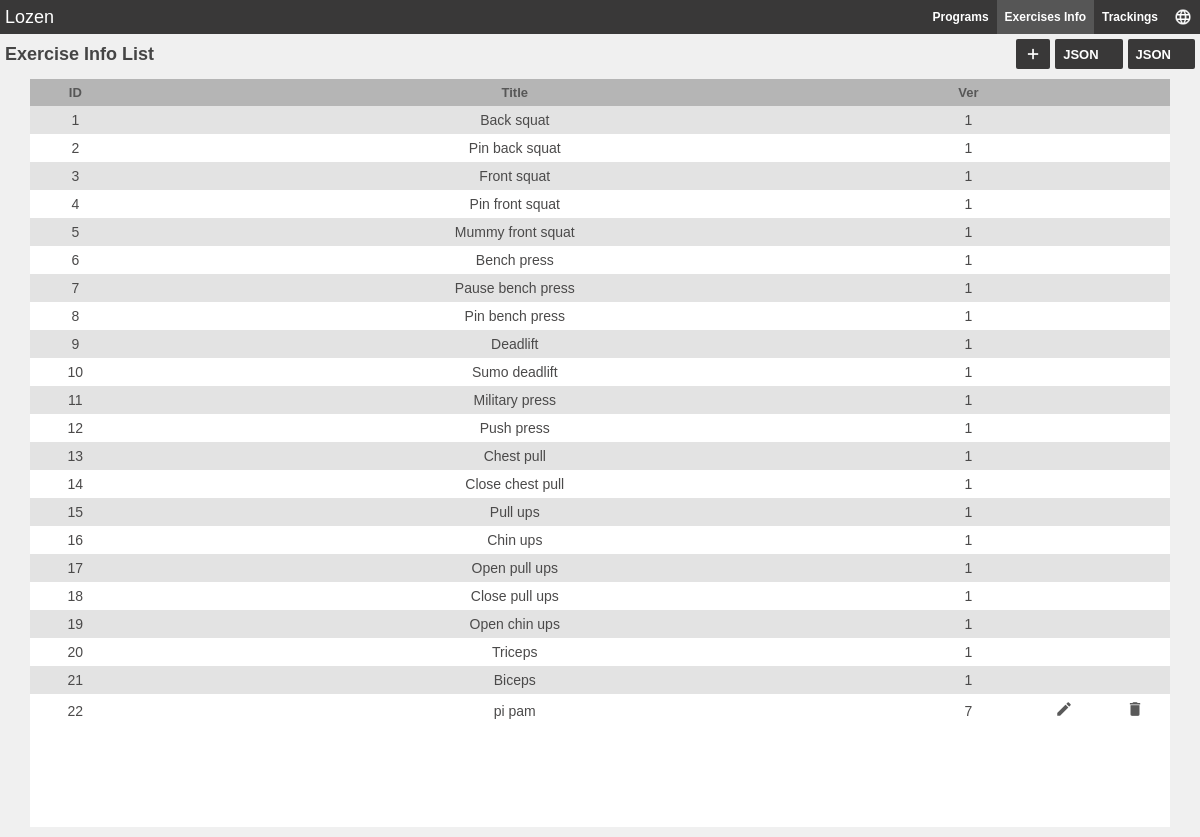
Page /exercises_info/list on the committed database.
### exercises_info/models.py (models this page shows, shortened)
class ExerciseInfo(models.Model):
  id = models.PositiveIntegerField(primary_key=True)
  title = models.CharField(max_length=32)
  description = models.TextField(blank=True, default='')
  version = models.PositiveSmallIntegerField(blank=False, null=False)

### exercises_info/views.py (the view)
# urls.py: path('list',views.ExerciseInfoListView.as_view(), name='list'),
class ExerciseInfoListView(ListView):
    model = ExerciseInfo
    template_name = 'exercises_info/list.html'
    context_object_name = 'list_exercise_info'
    def get_context_data(self, **kwargs):
        context = super().get_context_data(**kwargs)
        context.update(dict(
            add_button_disabled = Tracking.is_last_version_released(),
            current_version = Tracking.get_last_version()
        ))
        return context

### trackings/models.py (called while the page is built)
  @classmethod
  def get_last_version(cls):
    if cls.objects.exists():
      tracking = cls.objects.latest('version')
      if tracking.state == False:
        return tracking.version
    return -1

  @classmethod
  def is_last_version_released(cls):
    if cls.objects.exists():
      tracking = cls.objects.latest('version')
      return tracking.state == True
    return True

### exercises_info/templates/exercises_info/list.html (shortened to what this page needs)
{% extends 'base.html' %}
{% load static %}
{% block links %}
  <link rel="stylesheet" href="{% static 'css/table.css' %}">
{% endblock %}
{% block content %}
  <header>
    <div class="header-title">Exercise Info List</div>
    <div class="header-group">
      <a class="icon-link {% if add_button_disabled %}disabled{% endif %}" href="{% url 'exercises_info:create' %}"><i class="icon ic-add"></i></a>
      <a class="icon-link {% if add_button_disabled %}disabled{% endif %}" href="{% url 'exercises_info:upload' %}">
        JSON<i class="icon ic-upload"></i>
      </a>
      <a class="icon-link" href="{% url 'api:download_exercises_info_json_file' %}">
        JSON<i class="icon ic-download"></i>
      </a>
    </div>
  </header>
  <div class="table-container">
    <table>
      <thead>
        <tr>
          <th med>ID</th>
          <th style="min-width:200px">Title</th>
          <th med>Ver</th>
          <th min></th>
          <th min></th>
        </tr>
      </thead>
      <tbody>
        {% for exercise_info in list_exercise_info %}
          <tr>
            <td>{{exercise_info.id}}</td>
            <td>{{exercise_info.title}}</td>
            <td>{{exercise_info.version}}</td>
            <td>
              {% if exercise_info.version == current_version %}
              <a class="icon ic-edit"  href="{% url 'exercises_info:update' pk=exercise_info.id %}"></a>
              {% endif %}
            </td>
            <td>
              {% if exercise_info.version == current_version %}
                <a class="icon ic-delete"  href="{% url 'exercises_info:update' pk=exercise_info.id %}"></a>
              {% endif %}
            </td>
          </tr>
        {% endfor %}
      </tbody>
    </table>
  </div>
{% endblock %}

### staticfiles/css/base.css (style rules this page uses)
* { margin:0; padding:0; box-sizing: border-box; font-family: Arial, Helvetica, sans-serif; }
:root { --black-mate: #393838; }
body { height: 100vh; display: flex; flex-direction: column; overflow-y: hidden; }
.btn-link, .icon-link { background-color: var(--black-mate); text-decoration: none; color: white; border-radius: 2px; cursor: pointer; font-size: 13px; font-weight: bold; padding: 6px 8px 6px 8px; }
.icon-link { display: flex; flex-direction: row; justify-content: center; align-items: center; align-self: stretch; }

### staticfiles/css/table.css (style rules this page uses)
header { width: 100%; display: flex; flex-direction: row; align-items: center; justify-content: space-between; padding: 5px 5px 0px 5px; }
.header-title { font-size: 18px; font-weight: bold; color: rgb(69, 69, 69); }
.header-group { display: flex; flex-direction: row; align-items: stretch; gap: 5px; }
.table-container { width: 95%; flex-grow: 1; background-color: white; align-self: center; overflow-x: auto; margin-bottom: 10px; padding-bottom: 100px; }
table { width: 100%; border-collapse: collapse; }
th, td { text-align: center; min-width: 5px; }
th { font-size: 13px; padding: 6px 5px 6px 5px; color: rgb(87, 87, 87); }
td { font-size: 14px; padding-top: 6px; padding-bottom: 6px; color: rgb(75, 74, 74); }
thead tr { background-color: rgb(181, 181, 181); }
tbody tr:nth-child(odd) { background-color: rgb(227, 227, 227); }
th[min] { max-width: 10px; }
th[med] { max-width: 60px; }
.ic-edit { width: 18px; height: 18px; }

### exercises_info/templates/exercises_info/list.html (style rules this page uses)
.ic-download, .ic-upload { width: 16px; height: 16px; }

### rows in the picture
ExerciseInfo: id "1", title "Back squat", version "1"
ExerciseInfo: id "2", title "Pin back squat", version "1"
ExerciseInfo: id "3", title "Front squat", version "1"
ExerciseInfo: id "4", title "Pin front squat", version "1"
ExerciseInfo: id "5", title "Mummy front squat", version "1"
ExerciseInfo: id "6", title "Bench press", version "1"
ExerciseInfo: id "7", title "Pause bench press", version "1"
ExerciseInfo: id "8", title "Pin bench press", version "1"
ExerciseInfo: id "9", title "Deadlift", version "1"
ExerciseInfo: id "10", title "Sumo deadlift", version "1"
ExerciseInfo: id "11", title "Military press", version "1"
ExerciseInfo: id "12", title "Push press", version "1"
ExerciseInfo: id "13", title "Chest pull", version "1"
ExerciseInfo: id "14", title "Close chest pull", version "1"
ExerciseInfo: id "15", title "Pull ups", version "1"
ExerciseInfo: id "16", title "Chin ups", version "1"
ExerciseInfo: id "17", title "Open pull ups", version "1"
ExerciseInfo: id "18", title "Close pull ups", version "1"
ExerciseInfo: id "19", title "Open chin ups", version "1"
ExerciseInfo: id "20", title "Triceps", version "1"
ExerciseInfo: id "21", title "Biceps", version "1"
ExerciseInfo: id "22", title "pi pam", version "7"
